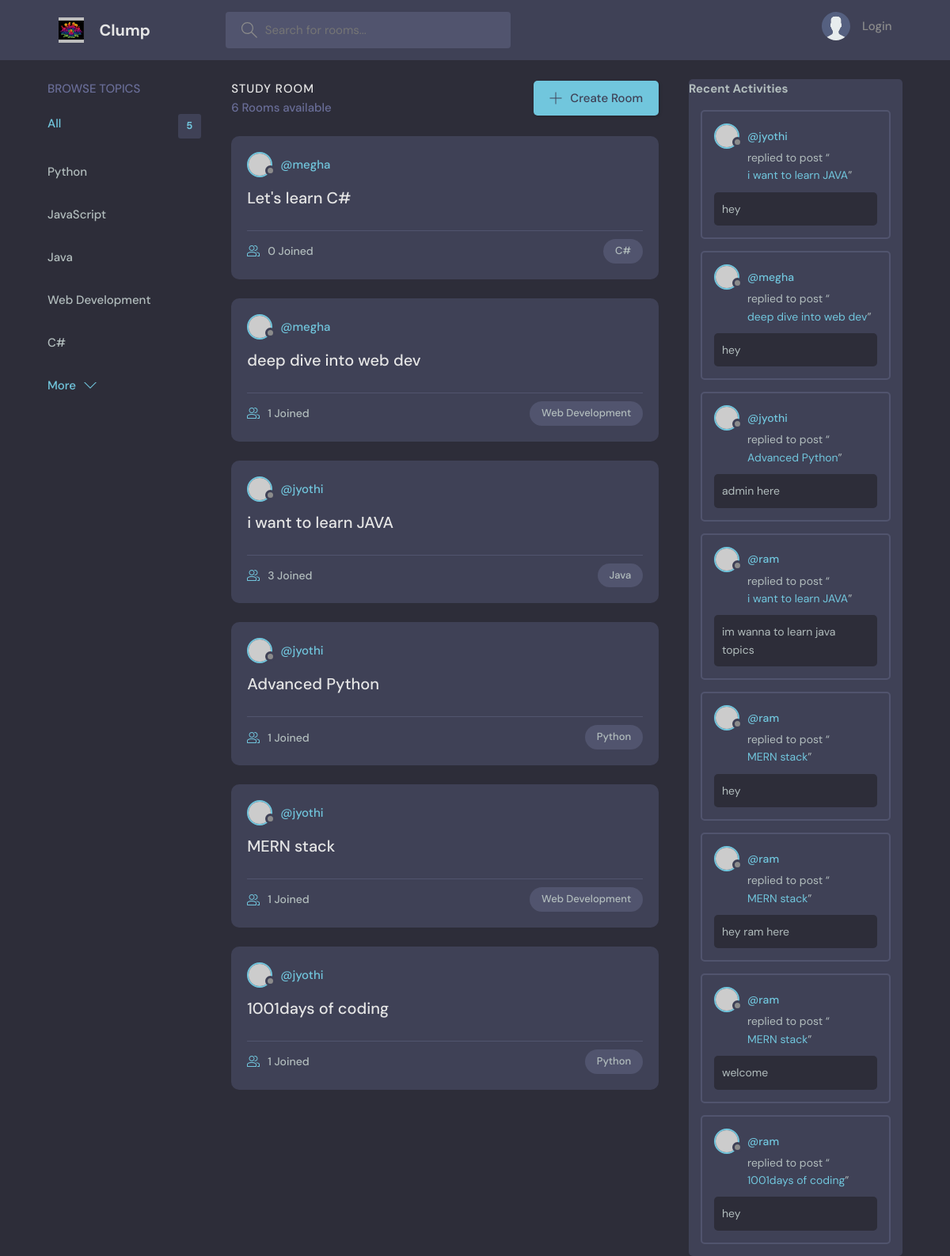
The page / on the database its author committed.
### base/models.py (models this page shows, shortened)
class Topic(models.Model):
    name=models.CharField(max_length=200)

class Room(models.Model):
    host=models.ForeignKey(User,on_delete=models.SET_NULL,null=True)
    topic=models.ForeignKey(Topic,on_delete=models.SET_NULL,null=True)
    name=models.CharField(max_length=200)
    description= models.TextField(null=True,blank=True) # It can be Null
    participants=models.ManyToManyField(User,related_name='participants',blank=True)
    update = models.DateTimeField(auto_now=True)
    created=models.DateTimeField(auto_now_add=True)
    class Meta:
        ordering=['-update','-created']
    def __str__(self): # The __str__ function is used add a string representation of a model's object
        return self.name

class Message(models.Model):
    user = models.ForeignKey(User,on_delete=models.CASCADE)
    room=models.ForeignKey(Room,on_delete=models.CASCADE)
    body=models.TextField()
    update = models.DateTimeField(auto_now=True)
    created=models.DateTimeField(auto_now_add=True)
    class Meta:
        ordering=['-update','-created']

### base/views.py (the view)
# urls.py: path("",views.home,name='home'),
def home(request):
    q=request.GET.get('q') if request.GET.get('q')!= None else ''
    rooms=Room.objects.filter(
        Q(topic__name__contains=q) |
        Q(name__icontains=q)|
        Q(description__icontains=q)
        )
    topics = Topic.objects.all()
    room_messages=Message.objects.filter(Q(room__topic__name__icontains=q))
    context={'rooms':rooms,'topics':topics,'room_messages':room_messages}
    return render(request,'base/home.html',context)

### base/templates/base/home.html (shortened to what this page needs)
{% extends 'main.html' %}
{% block content %}
 <main class="layout layout--3">
      <div class="container">
        {% include 'base/topic_component.html' %}
        <div class="roomList">
          <div class="roomList__header">
            <div>
              <h2>Study Room</h2>
              <p>{{rooms.count}} Rooms available</p>
            </div>
            <a class="btn btn--main" href="{% url 'create-room' %}">
              <svg version="1.1" xmlns="http://www.w3.org/2000/svg" width="32" height="32" viewBox="0 0 32 32">
                <title>add</title>
                <path
                  d="M16.943 0.943h-1.885v14.115h-14.115v1.885h14.115v14.115h1.885v-14.115h14.115v-1.885h-14.115v-14.115z"
                ></path>
              </svg>
              Create Room
            </a>
          </div>
            {% include 'base/feed_component.html' %}
        </div>
        {% include 'base/activity_component.html' %}
      </div>
    </main>
{% endblock %}

### base/templates/base/topic_component.html
<div class="topics">
    <div class="topics__header">
      <h2>Browse Topics</h2>
    </div>
    <ul class="topics__list">
      <li>
        <a href="{% url 'home' %}" class="active">All <span>{{topics.count}}</span></a>
      </li>
      {% for topic in topics %}
      <li>
        <a href="{% url 'home' %}?q={{topic.name}}">{{topic.name}}</a>
      </li>
      {% endfor %}
    </ul>
    <button class="btn btn--link" href="/">
      More
      <svg version="1.1" xmlns="http://www.w3.org/2000/svg" width="32" height="32" viewBox="0 0 32 32">
        <title>chevron-down</title>
        <path d="M16 21l-13-13h-3l16 16 16-16h-3l-13 13z"></path>
      </svg>
    </button>
  </div>

### base/templates/base/feed_component.html (shortened to what this page needs)
{% for room in rooms %}
<div class="roomListRoom">
    <div class="roomListRoom__header">
      <a href="{url user-profile room.host.id %}" class="roomListRoom__author">
        <div class="avatar avatar--small">
          <img src="https://randomuser.me/api/portraits/women/11.jpg" />
        </div>
        <span>@{{room.host.username}}</span>
      </a>
    </div>
    <div class="roomListRoom__content">
      <a href="{% url 'room' room.id %}">{{room.name}}</a>
    </div>
    <div class="roomListRoom__meta">
      <a href="{% url 'room' room.id %}" class="roomListRoom__joined">
        {{room.participants.all.count}} Joined
      </a>
      <p class="roomListRoom__topic">{{room.topic.name}}</p>
    </div>
  </div>
{% endfor %}

### base/templates/base/activity_component.html (shortened to what this page needs)
<div class="activities">
    <div class="activities_header">
      <h2>Recent Activities</h2>
    </div>
    {% for message in room_messages %}
    <div class="activities__box">
      <div class="activities__boxHeader roomListRoom__header">
        <a href="{%  url 'user-profile' message.user.id %}" class="roomListRoom__author">
          <div class="avatar avatar--small">
            <img src="https://randomuser.me/api/portraits/women/11.jpg" />
          </div>
          <p>
            @{{message.user}}
          </p>
        </a>
      </div>
      <div class="activities__boxContent">
        <p>replied to post “<a href="{% url 'room' message.room.id %}">{{message.room}}</a>”</p>
        <div class="activities__boxRoomContent">
          {{message.body}}
        </div>
      </div>
    </div>
    {% endfor %}
</div>

### rows shown on the page
Topic: name "Python"
Topic: name "JavaScript"
Topic: name "Java"
Topic: name "Web Development"
Topic: name "C#"
Room: host.username "megha", name "Let's learn C#", participants.all.count "0", topic.name "C#"
Room: host.username "megha", name "deep dive into web dev", participants.all.count "1", topic.name "Web Development"
Room: host.username "jyothi", name "i want to learn JAVA", participants.all.count "3", topic.name "Java"
Room: host.username "jyothi", name "Advanced Python", participants.all.count "1", topic.name "Python"
Room: host.username "jyothi", name "MERN stack", participants.all.count "1", topic.name "Web Development"
Room: host.username "jyothi", name "1001days of coding", participants.all.count "1", topic.name "Python"
Message: user "jyothi", room "i want to learn JAVA", body "hey"
Message: user "megha", room "deep dive into web dev", body "hey"
Message: user "jyothi", room "Advanced Python", body "admin here"
Message: user "ram", room "i want to learn JAVA", body "im wanna to learn java topics"
Message: user "ram", room "MERN stack", body "hey"
Message: user "ram", room "MERN stack", body "hey ram here"
Message: user "ram", room "MERN stack", body "welcome"
Message: user "ram", room "1001days of coding", body "hey"

### other values the page prints
{{ topics.count }} "5"
{{ rooms.count }} "6"
